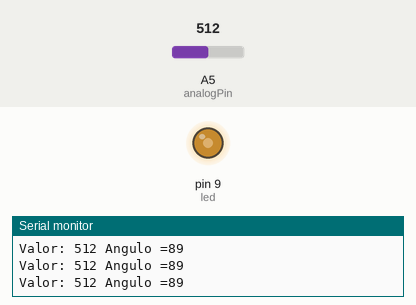
A sketch run on a simulated Arduino Uno, built with avr-gcc and run on an emulated ATmega328P. Parts: output pins drawn as LEDs (lit = HIGH), the last lines printed to the serial monitor. The inputs (shaded band) are chosen by the test bench; at power-on: A5 (analogPin) = 512.

Above: at 1.2 s.
1.3 s: A5 (analogPin) set to 716
At 1.9 s:
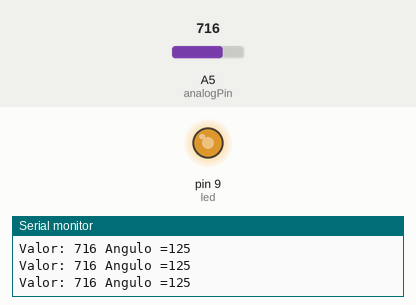
2.9 s: A5 (analogPin) set to 900
At 3.3 s:
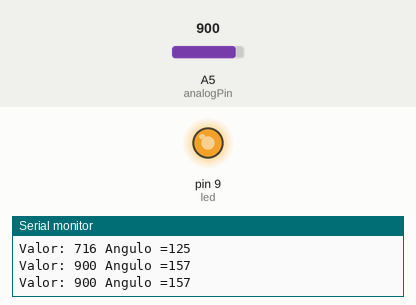
4.5 s: A5 (analogPin) set to 122
At 5.8 s:
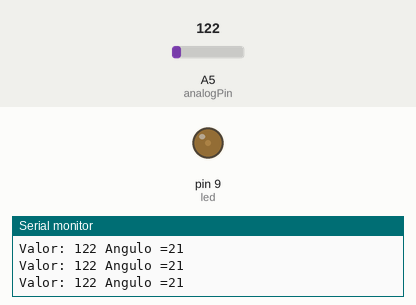
6.1 s: A5 (analogPin) set to 0
At 7.2 s:
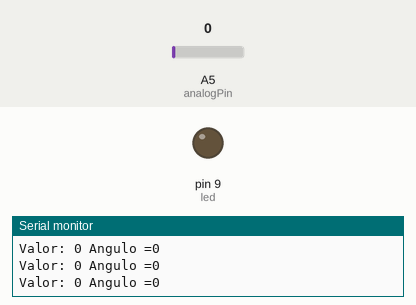
Timing chart, 0 to 8.7 s (numbered marks = the images above; inputs shaded):
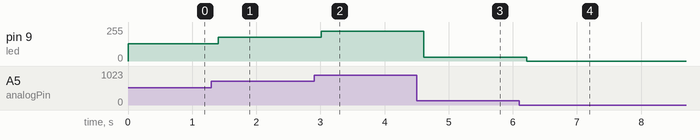

Measured:
- after the input at 1.3 s, pin 9 (led): 128/255 → 179/255 after 0.10 s
- after the input at 2.9 s, pin 9 (led): 179/255 → 225/255 after 0.11 s
- after the input at 4.5 s, pin 9 (led): 225/255 → 30/255 after 0.12 s
- after the input at 6.1 s, pin 9 (led): 30/255 → 0/255 after 0.12 s

The sketch:

POTENCIOMETRO_LED.ino
```cpp
int const analogPin=A5;
const int led = 9;
int valor;
int angulo;
int intensidad;

void setup()
{
  pinMode(led, OUTPUT);
  Serial.begin(9600);
}

void loop()
{
  valor = analogRead(analogPin);
  Serial.print("Valor: ");
  Serial.print(valor);
  intensidad = valor/4;
  angulo = map(valor,0,1023,0,179);
  Serial.print(" Angulo =");
  Serial.println(angulo);
  analogWrite(led, intensidad);
  delay(200);
}
```
